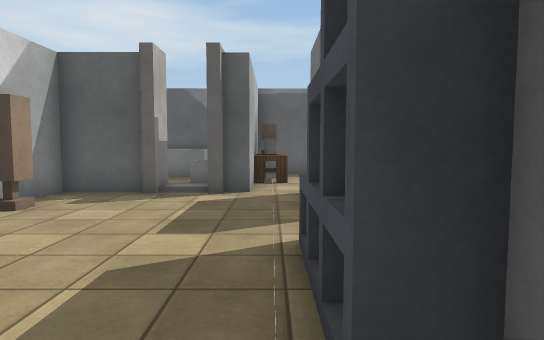
[1] (above)

24 first-person views from a walk through a 3-D level made in the Unity game engine. The camera is 1.3 m above the floor, tilts 4° down and sees 75° across. Doors are open. The floor is counted in squares, 1.25 m on a side. Each view is taken from the middle of a square. On the plan, view 1 faces up. The plan holds only what a view shows up to about 13 squares ahead; the rest is blank. The place goes on beyond the plan. The player is left out. Some animated figures are not drawn. Surface patterns are stand-ins for the level's own textures.

[2]
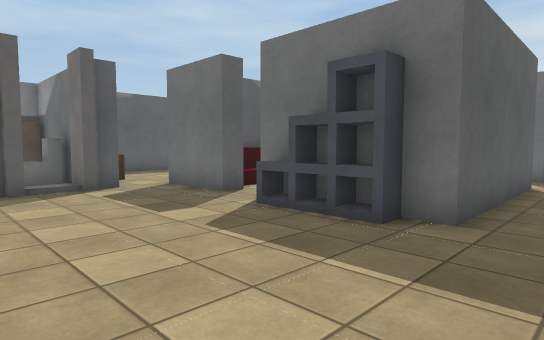

[3]
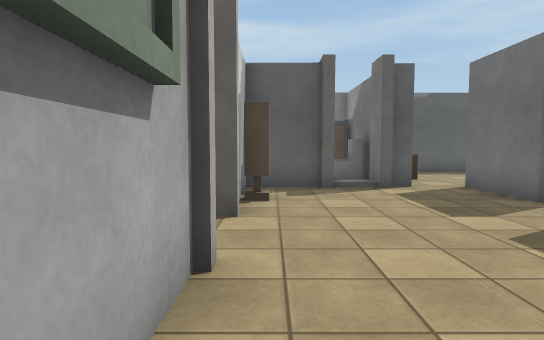

[4]
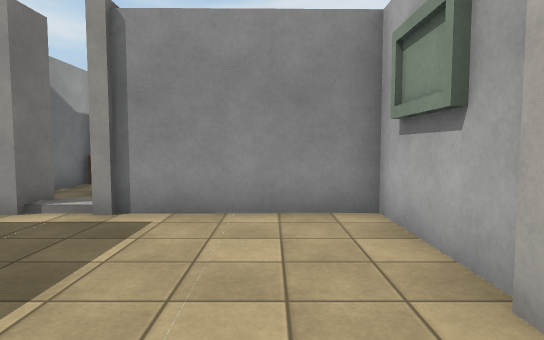

[5]
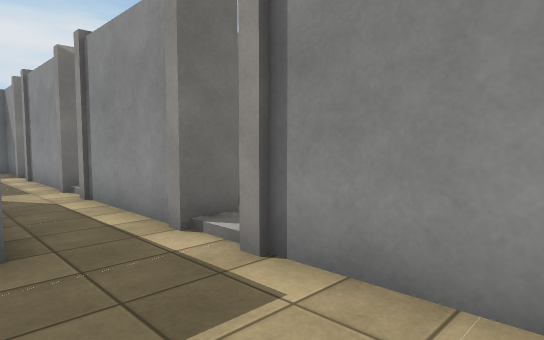

[6]
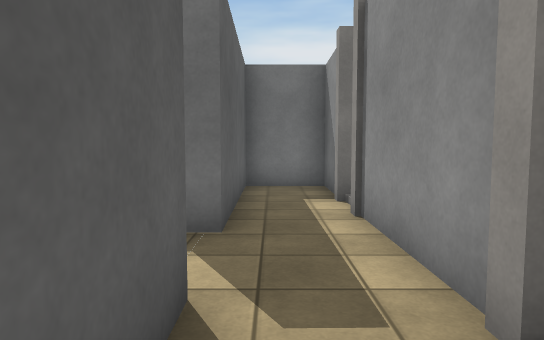

[7]
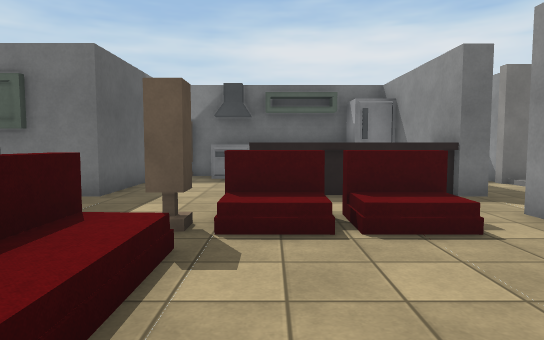

[8]
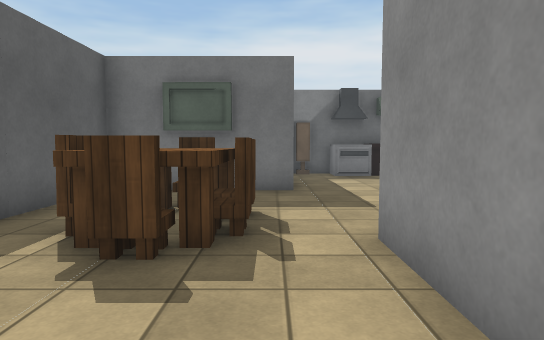

[9]
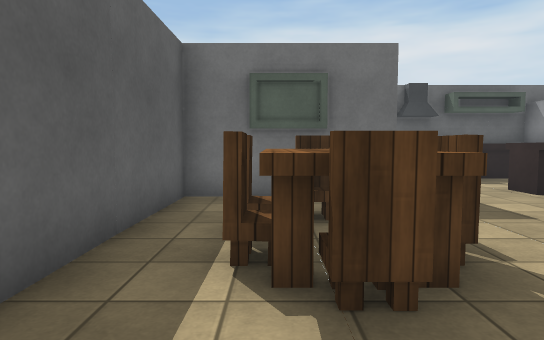

[10]
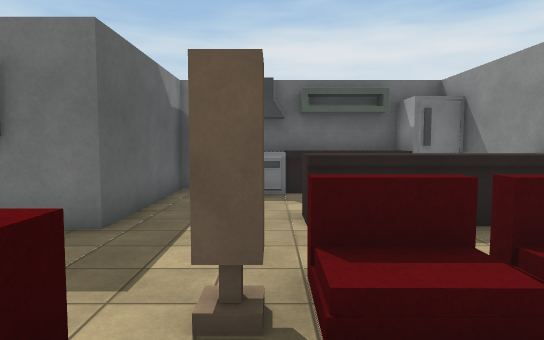

[11]
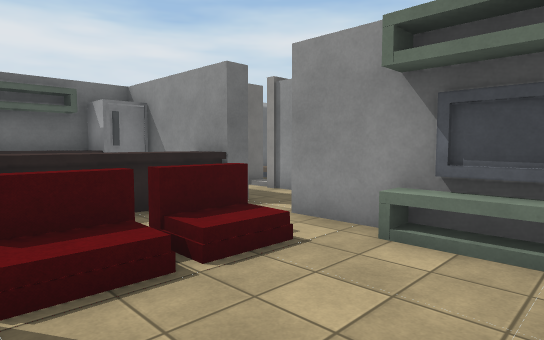

[12]
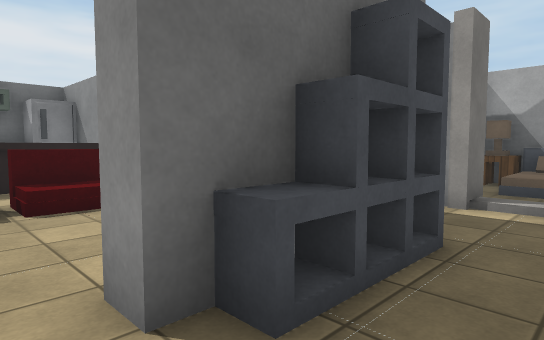

[13]
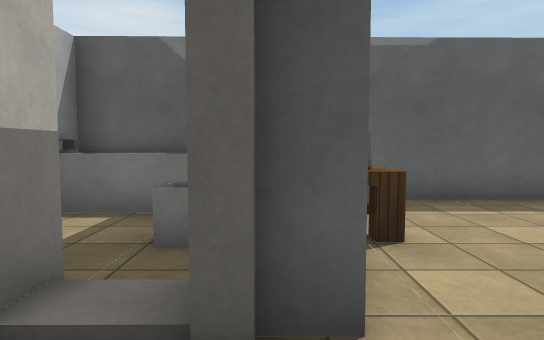

[14]
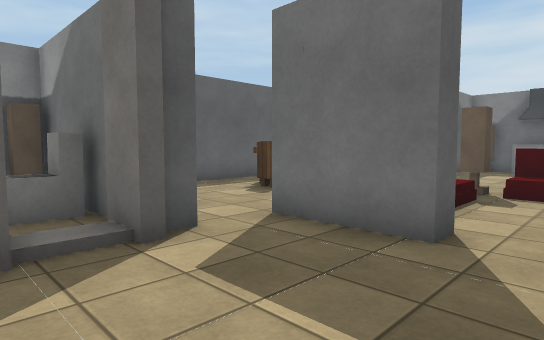

[15]
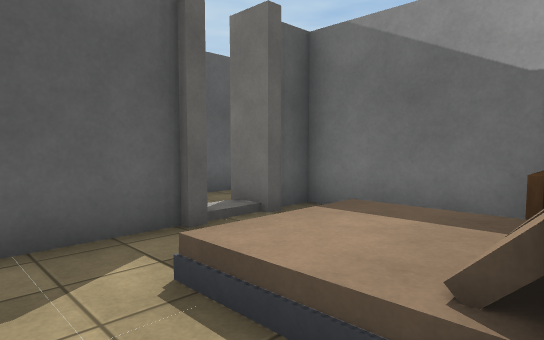

[16]
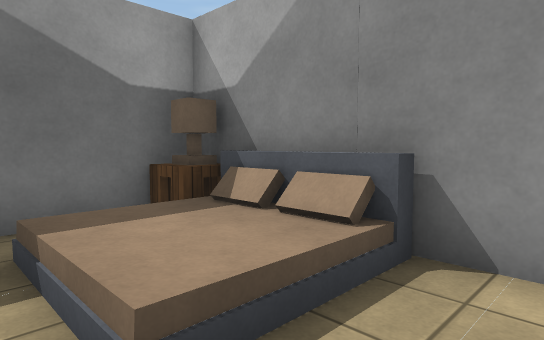

[17]
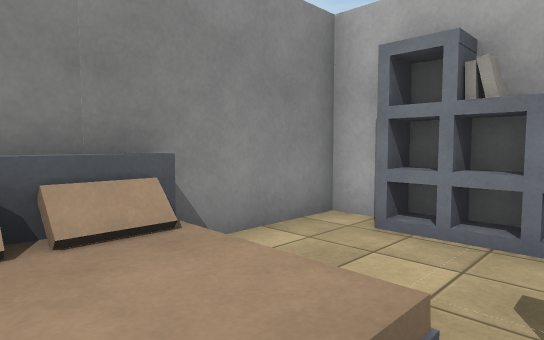

[18]
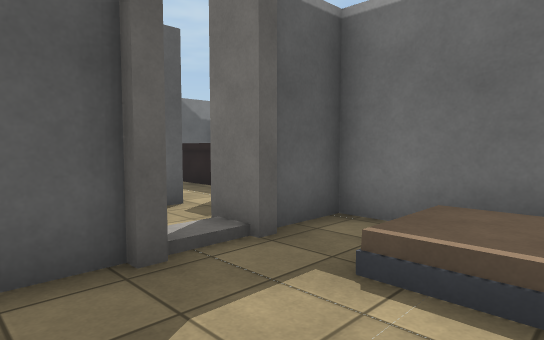

[19]
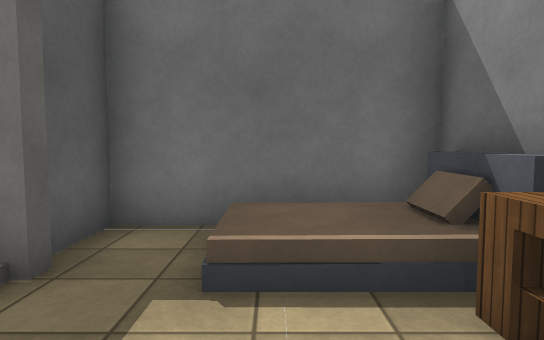

[20]
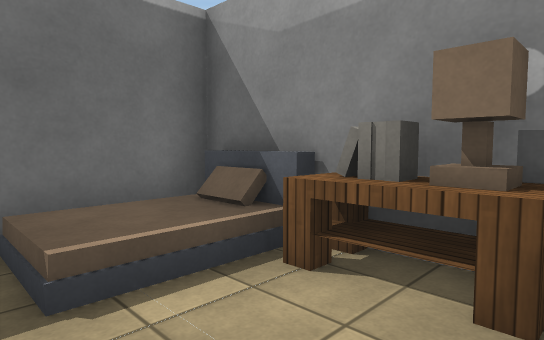

[21]
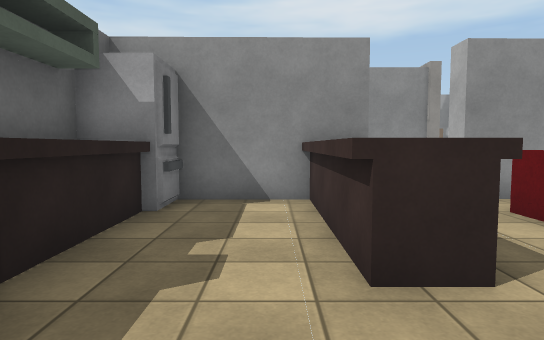

[22]
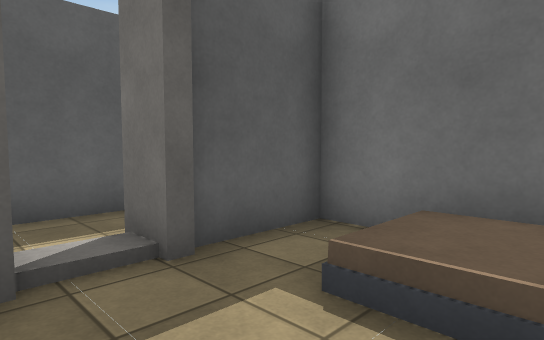

[23]
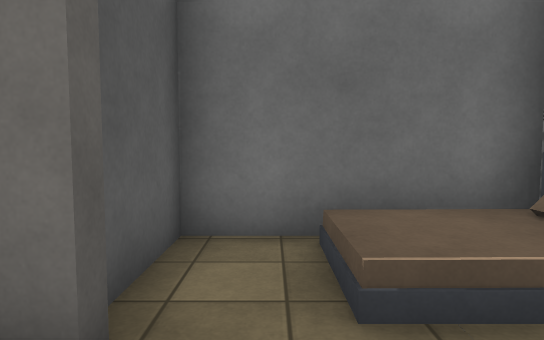

[24]
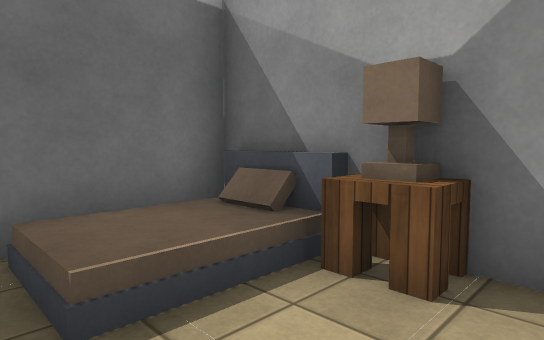

### Floor plan
Key: @ floor where view 1 was taken; # wall or solid block; . main floor; : floor 0.5 m higher than the main floor; / step, stairs or slope; D open door; ^ raised ledge; L lamp; T table; S sofa; C chair; B books; O other object.
Columns run from 5 left of view 1 to 13 right of it. Each row starts with its distance up from view 1.
 13 ##############
 12 #^^LL........#
 11     #L...CCT.#
 10    ^#T..CTTC.#
  9   ^.#....CC..######
  8 ###DO.###.........L
  7 #.....###S.......^#
  6 #L....#///L......^#
  5 #........./S.^^..^#
  4 /.....#.../S.^^..^#
  3 /.....#^../S.^^..^#
  2 #.....#^.....^^..##
  1 #.....######.######
  0 #....@............#
 -1 #...#D#..#D#..#D#.#
 -2 #####DO###DO###DO##
 -3 #^.....#.....#....#
 -4 ##..::/#...:/#../:#
 -5 ##..::L#.L.:/#.L/:#
 -6 #...##T##TB####T###
 -7 #####

Where each view was taken, in squares from view 1:
view 1: 0 up, 0 right, facing up
view 2: 1 down, 4 left, facing up-right
view 3: 1 down, 4 left, facing up
view 4: 4 up, 3 left, facing down
view 5: 1 up, 3 left, facing down-right
view 6: 0 up, 4 right, facing right
view 7: 5 up, 1 right, facing right
view 8: 9 up, 0 right, facing right
view 9: 11 up, 1 right, facing right
view 10: 6 up, 3 right, facing right
view 11: 6 up, 2 right, facing down-right
view 12: 5 up, 1 left, facing down-right
view 13: 6 up, 1 left, facing up
view 14: 4 up, 3 left, facing up-right
view 15: 6 down, 3 left, facing up-right
view 16: 3 down, 3 left, facing down-right
view 17: 3 down, 0 right, facing down-left
view 18: 5 down, 3 right, facing up-right
view 19: 4 down, 3 right, facing right
view 20: 3 down, 3 right, facing down-right
view 21: 8 up, 10 right, facing down
view 22: 5 down, 9 right, facing up-right
view 23: 3 down, 9 right, facing right
view 24: 3 down, 9 right, facing down-right
